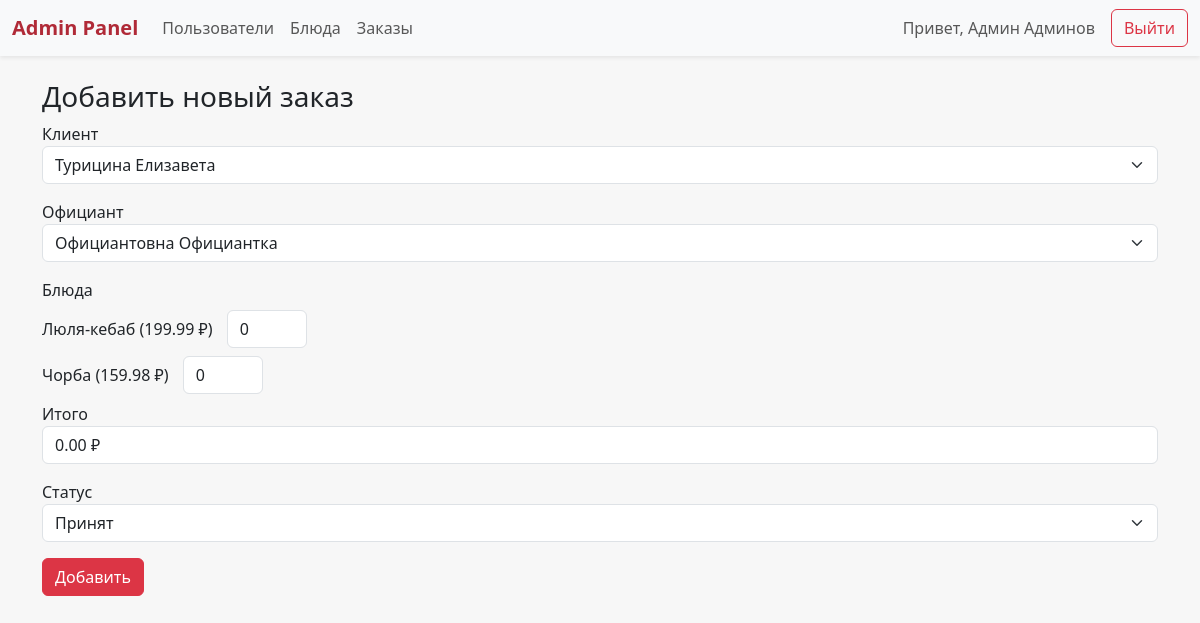
/admin/add/addOrder.php (signed in), run on the app's committed database.
### tables this page shows
CREATE TABLE `Users` (
  `Id` int(11) NOT NULL,
  `Surname` varchar(255) NOT NULL,
  `Name` varchar(255) NOT NULL,
  `Patronomyc` varchar(255) DEFAULT NULL,
  `Phone` varchar(255) NOT NULL,
  `Password` varchar(1000) NOT NULL,
  `Role` enum('client','waiter','admin') NOT NULL
);

CREATE TABLE `Dishes` (
  `Id` int(11) NOT NULL,
  `Name` varchar(255) NOT NULL,
  `Сompound` varchar(255) NOT NULL,
  `Price` decimal(10,2) NOT NULL,
  `Img` varchar(255) NOT NULL
);

### admin/add/addOrder.php (the view, shortened to what this page needs)
<?php
    include("../../settings/connect_database.php");
    if(isset($_SESSION['user'])) {
        if($_SESSION['user'] != -1) {
            $query = $mysqli->query("SELECT `Role`, `Name`, `Surname` FROM `Users` WHERE `Id` = ".$_SESSION["user"]);
            if($query && $query->num_rows == 1) {
                $read = $query->fetch_assoc();
            }
        } else {
            header("Location: ../../index.php");
        }
    } else {
        header("Location: ../../index.php");
    }
    $username = $read["Name"]. ' '. $read["Surname"];
    $clients = $mysqli->query("SELECT `Id`, `Name`, `Surname` FROM `Users` WHERE `Role`='client'");
    $waiters = $mysqli->query("SELECT `Id`, `Name`, `Surname` FROM `Users` WHERE `Role`='waiter'");
    $dishes = $mysqli->query("SELECT `Id`, `Name`, `Price` FROM `Dishes`");
?>
<!DOCTYPE html>
<html lang="ru">
<head>
    <link href="https://cdn.jsdelivr.net/npm/bootstrap@5.3.2/dist/css/bootstrap.min.css" rel="stylesheet">
</head>
<body>
    <nav class="navbar navbar-expand-lg navbar-light bg-light shadow-sm mb-4">
        <div class="container-fluid">
        <a class="navbar-brand" href="../admin.php">Admin Panel</a>
        <div class="collapse navbar-collapse" id="navbarAdmin">
          <ul class="navbar-nav me-auto mb-2 mb-lg-0">
            <li class="nav-item">
              <a class="nav-link" href="../users.php">Пользователи</a>
            </li>
            <li class="nav-item">
              <a class="nav-link" href="../dishes.php">Блюда</a>
            </li>
            <li class="nav-item">
              <a class="nav-link" href="../orders.php">Заказы</a>
            </li>
          </ul>
          <span class="navbar-text me-3">Привет, <?= $username?></span>
          <a href="../../functions/logout.php" class="btn btn-outline-danger">Выйти</a>
        </div>
        </div>
    </nav>
    <div class="container mt-4">
        <h3>Добавить новый заказ</h3>
        <form method="post">
        <div class="mb-3">
            <label>Клиент</label>
            <select name="client" class="form-select" required>
                <?php while($c=$clients->fetch_assoc()): ?>
                    <option value="<?= $c['Id'] ?>">
                        <?= $c['Surname'].' '.$c['Name'] ?>
                    </option>
                <?php endwhile; ?>
            </select>
        </div>
        <div class="mb-3">
            <label>Официант</label>
            <select name="waiter" class="form-select" required>
                <?php while($w=$waiters->fetch_assoc()): ?>
                    <option value="<?= $w['Id'] ?>">
                        <?= $w['Surname'].' '.$w['Name'] ?>
                    </option>
                <?php endwhile; ?>
            </select>
        </div>
        <label class="form-label">Блюда</label>
        <?php while($d = $dishes->fetch_assoc()): ?>
            <div class="mb-2">
                <span><?= $d['Name'] ?> (<?= $d['Price'] ?> ₽)</span>
                <input type="number" name="dishes[<?= $d['Id'] ?>]" min="0" value="0" data-price="<?= $d['Price'] ?>" class="form-control dish-qty" style="width:80px; display:inline-block; margin-left:10px;">
            </div>
        <?php endwhile; ?>
        <div class="mb-3">
            <label>Итого</label>
            <input type="text" id="total" class="form-control" readonly value="0 ₽">
        </div>
        <div class="mb-3">
            <label>Статус</label>
            <select name="status" class="form-select">
                <option value="accepted">Принят</option>
            </select>
        </div>
        <button class="btn btn-danger">Добавить</button>
        </form>
    </div>
</body>
</html>

### admin/add/addOrder.php (style rules this page uses)
body { background-color: #f7f7f7; }
.navbar-brand { font-weight: 600; color: #b02a37 !important; }

### data on the page
users: username "Админ Админов"
dishes: Name "Люля-кебаб", Price "199.99"
dishes: Name "Чорба", Price "159.98"

### other printed values
form field client "Турицина Елизавета"
form field waiter "Официантовна Официантка"
